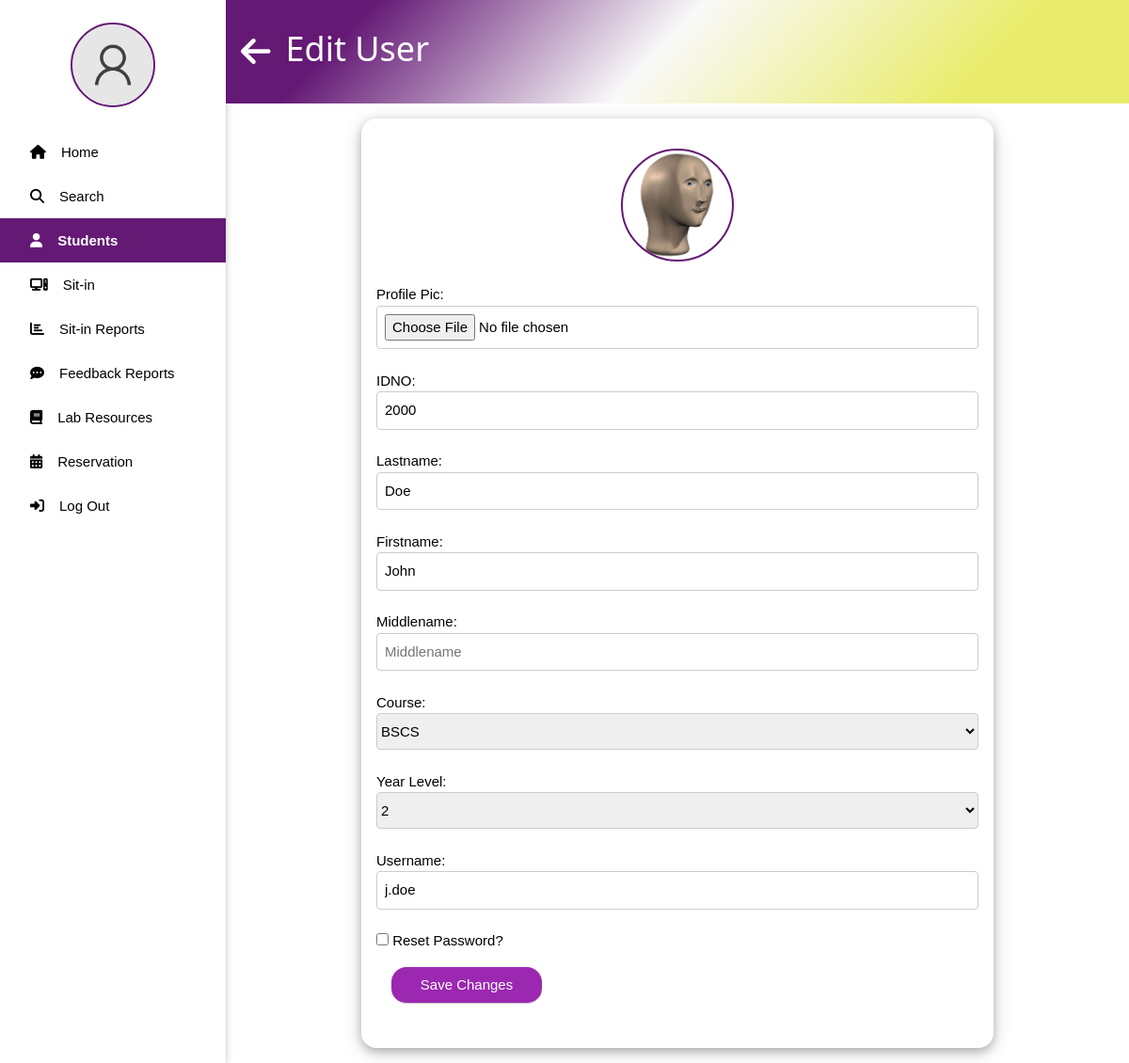
Before: /admin/edit_user.php?id=2000 (signed in) with the older database file.
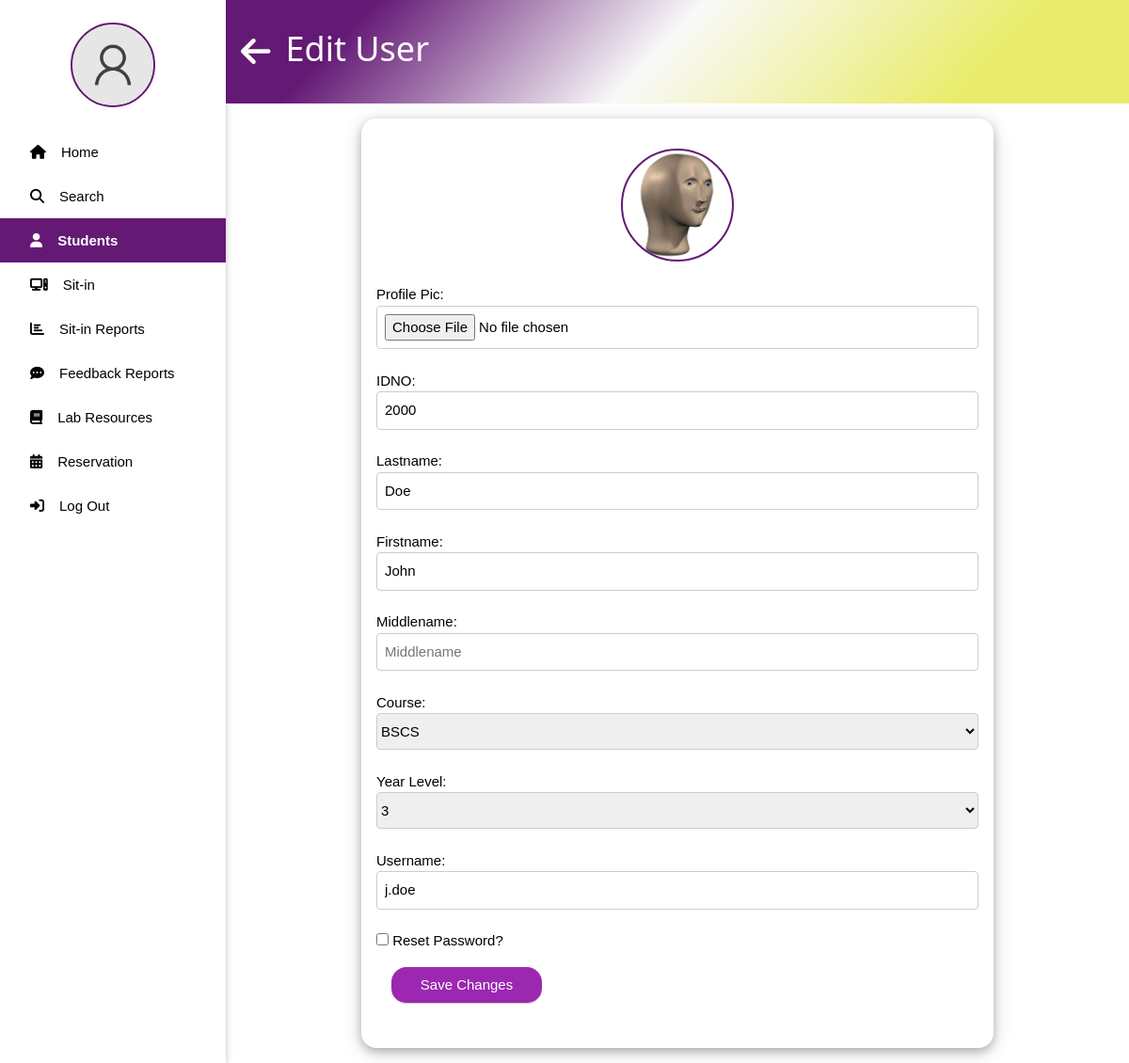
After: the same page with the newer database file.
### tables this page shows
CREATE TABLE `user` (
  `ID` int(11) NOT NULL,
  `IDNO` int(11) NOT NULL,
  `LASTNAME` varchar(30) NOT NULL,
  `FIRSTNAME` varchar(30) NOT NULL,
  `MIDDLENAME` varchar(30) DEFAULT NULL,
  `COURSE` varchar(30) NOT NULL,
  `YEAR_LEVEL` int(11) NOT NULL,
  `USERNAME` varchar(30) NOT NULL,
  `PASSWORD` varchar(255) NOT NULL,
  `PROFILE_PIC` varchar(255) NOT NULL DEFAULT '../images/default_pic.png',
  `SESSION_COUNT` int(11) DEFAULT 30,
  `POINTS` int(11) DEFAULT 0
);

### admin/edit_user.php (the view, shortened to what the changed rows need)
<?php
include '../includes/connect.php';
$user_id = isset($_GET['id']) ? $_GET['id'] : null;
$sql = "SELECT * FROM user WHERE IDNO = ?";
$stmt = $conn->prepare($sql);
$stmt->bind_param("s", $user_id);
$stmt->execute();
$result = $stmt->get_result();
$user = $result->fetch_assoc();
?>
<!DOCTYPE html>
<html lang="en">
<head>
    <link rel="stylesheet" href="../css/w3.css">
    <link rel="stylesheet" href="../css/side_nav.css">
</head>
<body>
<div class="w3-main" style="margin-left:20%">
    <div class="w3-teal">
        <div class="title_page w3-container">
            <h1><a href="list.php" class="w3-button"><i class="fa-solid fa-arrow-left"></i></a>Edit User</h1>
        </div>
    </div>
    <div class="container w3-container w3-margin">
        <div class="w3-mobile w3-round-xlarge w3-card-4 w3-container w3-padding w3-animate-top" style="width: 75%; margin:auto; background-color:#ffff;">
            <form action="edit_user.php?id=<?php echo htmlspecialchars($user_id); ?>" method="POST" enctype="multipart/form-data">
                <div style="text-align: center;" class="profile w3-padding w3-margin">
                    <img src="<?php echo htmlspecialchars($user['PROFILE_PIC']); ?>" alt="profile_pic" style="width: 120px; height:120px;"><br>
                </div>
                <label for="profile_pic">Profile Pic:</label>
                <input type="file" name="profile_pic" class="w3-input w3-border w3-round"><br>
                <label for="IDNO">IDNO:</label>
                <input type="text" name="IDNO" placeholder="IDNO" class="w3-input w3-border w3-round" value="<?php echo htmlspecialchars($user['IDNO']); ?>" readonly><br>
                <label for="lastname">Lastname:</label>
                <input type="text" name="lastname" placeholder="Lastname" class="w3-input w3-border w3-round" value="<?php echo htmlspecialchars($user['LASTNAME']); ?>" required><br>
                <label for="firstname">Firstname:</label>
                <input type="text" name="firstname" placeholder="Firstname" class="w3-input w3-border w3-round" value="<?php echo htmlspecialchars($user['FIRSTNAME']); ?>" required><br>
                <label for="midname">Middlename:</label>
                <input type="text" name="midname" placeholder="Middlename" class="w3-input w3-border w3-round" value="<?php echo htmlspecialchars($user['MIDDLENAME']); ?>"><br>
                <label for="course">Course:</label>
                <select class="w3-input w3-border w3-round w3-select" name="course" required>
                    <option value="BSCS" <?php if ($user['COURSE'] == 'BSCS') echo 'selected'; ?>>BSCS</option>
                </select><br>
                <label for="year_lvl">Year Level:</label>
                <select class="w3-input w3-border w3-round w3-select" name="year_lvl" required>
                    <option value="2" <?php if ($user['YEAR_LEVEL'] == 2) echo 'selected'; ?>>2</option>
                    <option value="3" <?php if ($user['YEAR_LEVEL'] == 3) echo 'selected'; ?>>3</option>
                </select><br>
                <label for="username">Username:</label>
                <input type="text" name="username" placeholder="Username" class="w3-input w3-border w3-round" value="<?php echo htmlspecialchars($user['USERNAME']); ?>" required><br>
                <input type="checkbox" id="resetPasswordCheckbox" onclick="togglePasswordFields()" class="w3-padding"> Reset Password?<br>
                <button type="submit" class="w3-input w3-purple w3-round-xlarge w3-center w3-padding w3-margin" name="SaveEdit" style="width: 25%;">Save Changes</button><br>
            </form>
        </div>
    </div>
</div>
</body>
</html>

Changed rows visible on the page:
changed user "Doe": year_lvl "2" → "3"
